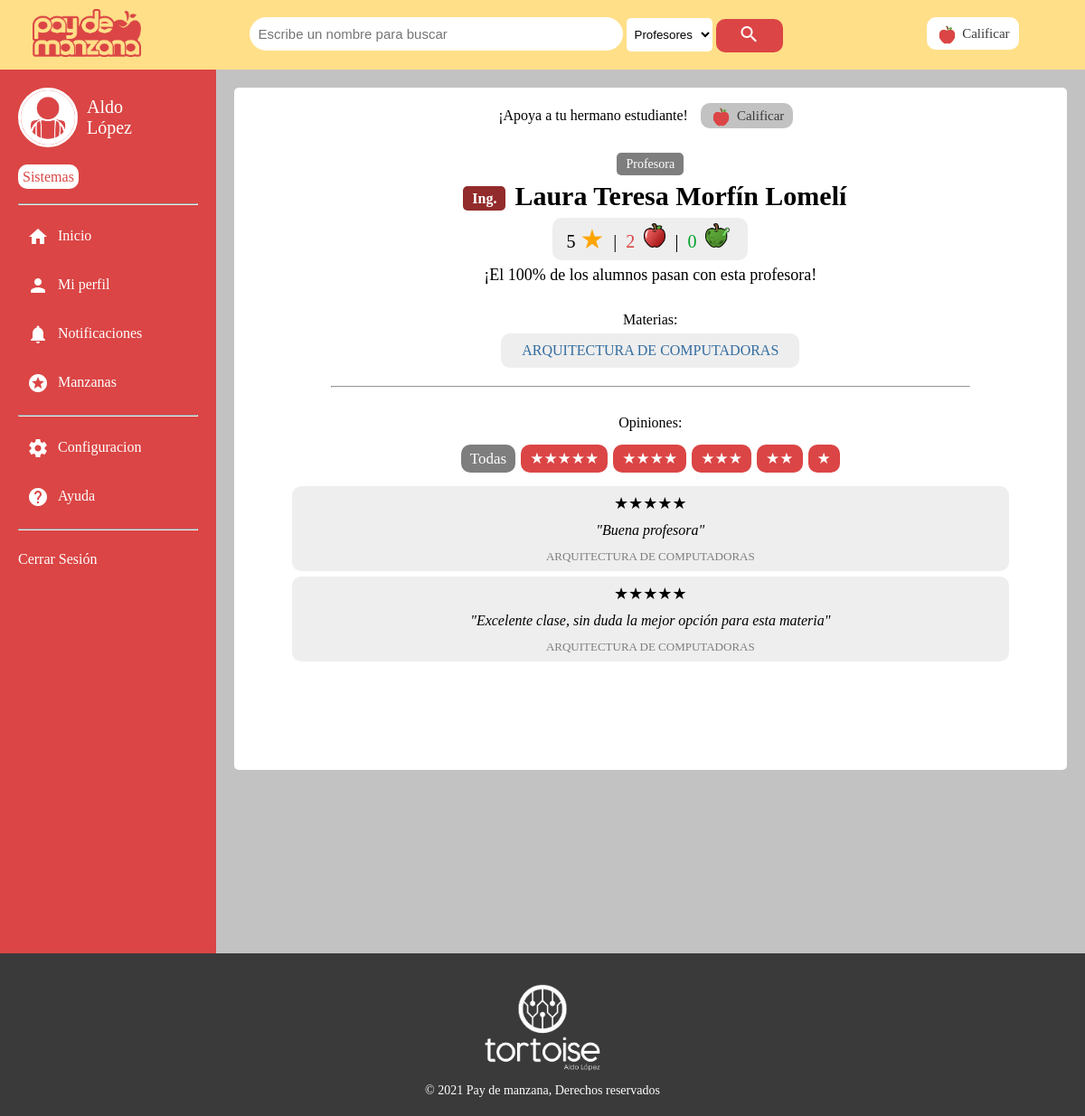
Page /Buscar/profesor?id=251 (signed in) on the committed database.
### tables this page shows
CREATE TABLE `usuario_presentacion` (
  `Usuario` char(8) NOT NULL,
  `Imagen_ruta` varchar(60) NOT NULL,
  `Descripcion` varchar(500) NOT NULL
);

CREATE TABLE `usuario` (
  `No_control` char(8) NOT NULL,
  `Nombre` varchar(60) NOT NULL,
  `Apellido` varchar(80) NOT NULL,
  `Sexo` enum('Masculino','Femenino','Sin especificar') NOT NULL,
  `Correo` varchar(25) NOT NULL,
  `Carrera` int(11) NOT NULL,
  `Anio_ingreso` year(4) NOT NULL
);

CREATE TABLE `carrera` (
  `Id_carrera` int(11) NOT NULL,
  `Nombre_carrera` varchar(100) DEFAULT NULL,
  `Nombre_corto` varchar(20) DEFAULT NULL,
  `Semestres` int(11) DEFAULT NULL
);

CREATE TABLE `profesor` (
  `Id_profesor` int(11) NOT NULL,
  `Titulo` varchar(5) NOT NULL,
  `Nombre` varchar(140) NOT NULL,
  `Sexo` enum('Masculino','Femenino','Sin especificar') NOT NULL
);

CREATE TABLE `calificacion` (
  `Id_calificacion` int(11) NOT NULL,
  `Usuario` varchar(100) NOT NULL,
  `Estatus` enum('Aprobada','Reprobada') NOT NULL,
  `Materia` int(11) NOT NULL,
  `Profesor` int(11) NOT NULL,
  `Estrellas` int(11) NOT NULL,
  `Opinion` varchar(300) NOT NULL,
  `Manzana` enum('No','Buena','Mala') NOT NULL
);

### model/usuario/ver_perfil.php (called while the page is built, shortened)
<?php
    $sql="SELECT Nombre, Apellido, Carrera FROM usuario WHERE No_control=:usuario";
    $resultado=$base->prepare($sql);
    $resultado->bindValue(":usuario",$usuario);
    $resultado->execute();
    $registro=$resultado->fetch((PDO::FETCH_ASSOC));
    $profilename = $registro["Nombre"] . " " . $registro["Apellido"];
    $carrera = $registro["Carrera"];
    $sql="SELECT Imagen_ruta FROM usuario_presentacion WHERE Usuario=:usuario";
    $resultado=$base->prepare($sql);
    $resultado->bindValue(":usuario",$usuario);
    $resultado->execute();
    $registro=$resultado->fetch((PDO::FETCH_ASSOC));
    $profileimage = $registro["Imagen_ruta"];
    $sql="SELECT * FROM carrera WHERE Id_carrera=:carrera";
    $resultado=$base->prepare($sql);
    $resultado->bindValue(":carrera",$carrera);
    $resultado->execute();
    $registro=$resultado->fetch((PDO::FETCH_ASSOC));
    $profilecareer = $registro["Nombre_corto"];
?>

### model/Buscar/ver_profesor.php (called while the page is built, shortened)
<?php
    require("../model/data/get_profesor.php");
    $teacher = $_GET["id"];
    $registro= getProfesor($teacher,$base);
    $teachertitle = $registro["Titulo"];
    $teachername = $registro["Nombre"];
    $teachergender = $registro["Sexo"];
    $sql ="SELECT ((Aprobadas * 100) / Totales) as Porcentaje FROM (SELECT COUNT(Case WHEN A.Estatus = 'Aprobada' THEN 1 END) as Aprobadas, COUNT(*) as Totales FROM calificacion A WHERE A.Profesor = :profesor) t";
    $resultado=$base->prepare($sql);
    $resultado->bindValue(":profesor",$teacher);
    $resultado->execute();
    $registro=$resultado->fetch((PDO::FETCH_ASSOC));
    $porcetaje_aprobados = $registro["Porcentaje"];
    if($porcetaje_aprobados!=null){
        $sql ="SELECT AVG(Estrellas) AS Promedio FROM calificacion WHERE Profesor = :profesor";
        $resultado=$base->prepare($sql);
        $resultado->bindValue(":profesor",$teacher);
        $resultado->execute();
        $registro=$resultado->fetch((PDO::FETCH_ASSOC));
        $teacher_estrellas = $registro["Promedio"];
        $sql = "SELECT COUNT(*) AS Manzanas FROM calificacion WHERE Profesor= :profesor AND Manzana='Buena'";
        $resultado=$base->prepare($sql);
        $resultado->bindValue(":profesor",$teacher);
        $resultado->execute();
        $registro=$resultado->fetch((PDO::FETCH_ASSOC));
        $teacher_manzanas_buenas = $registro["Manzanas"];
        $sql = "SELECT COUNT(*) AS Manzanas FROM calificacion WHERE Profesor= :profesor AND Manzana='Mala'";
        $resultado=$base->prepare($sql);
        $resultado->bindValue(":profesor",$teacher);
        $resultado->execute();
        $registro=$resultado->fetch((PDO::FETCH_ASSOC));
        $teacher_manzanas_malas = $registro["Manzanas"];
        $sql = "SELECT Count(*) as Veces, A.Materia As Id, (SELECT B.Nombre_materia FROM materia B WHERE B.Id_materia = A.Materia) As Nombre
        FROM calificacion A WHERE A.Profesor = :profesor AND EXISTS(SELECT C.Id_materia FROM materia C WHERE A.Materia=C.Id_materia AND C.Carrera=$carrera)
        GROUP BY A.Materia ORDER BY Veces DESC LIMIT 4";
        $resultado=$base->prepare($sql);
        $resultado->bindValue(":profesor",$teacher);
        $resultado->execute();
        $resultados_materias=$resultado->fetchAll((PDO::FETCH_OBJ));
        $tamano=10;
        $pagina=1;
        $sql1="SELECT A.Estrellas, A.Opinion, (SELECT B.Nombre_materia FROM materia B WHERE A.Materia=B.Id_materia)
        as Materia FROM calificacion A WHERE A.Profesor = :profesor";
        $empezar=($pagina-1)*$tamano;
        $sql2= $sql1 . " ORDER BY Id_calificacion DESC LIMIT $empezar,$tamano";
        $resultado=$base->prepare($sql2);
        $resultado->bindValue(":profesor",$teacher);
        $resultado->execute();
        $comentarios_general=$resultado->fetchAll((PDO::FETCH_OBJ));
    }
?>

### model/data/get_profesor.php (called while the page is built)
<?php
    function getProfesor($id,$base){
        $sql ="SELECT * FROM profesor WHERE Id_profesor=:id";
        $resultado=$base->prepare($sql);
        $resultado->bindValue(":id",$id);
        $resultado->execute();
        $registro=$resultado->fetch((PDO::FETCH_ASSOC));
        return $registro;
    }
?>

### view/Buscar/profesor.php (the view, shortened to what this page needs)
<div class="espacio">
    <div class="frame">
        <span class="califica">¡Apoya a tu hermano estudiante! <a href="../Calificar/"><img src="../images/ico-man-buena.PNG" alt="manzana" width="25px">Calificar</a></span>
        <span class="prefix">
            <?php
                if($teachergender=="Femenino"){
                    echo "Profesora";
                }else{
                    echo "Profesor";
                }
            ?>
        </span>
        <h2><span><?php echo $teachertitle;?></span><?php echo $teachername;?></h2>
        <?php
            if($porcetaje_aprobados!=null){
        ?>
        <div class="profesor-stats">
                <span class="estrellas"><?php echo round($teacher_estrellas,2); ?><span class="estrella">★</span></span>|
                <span class="manzanas-buenas"><?php echo $teacher_manzanas_buenas; ?> <img src="../images/manzana-buena.png" alt="manzana" height="27px"></span>|
                <span class="manzanas-malas"><?php echo $teacher_manzanas_malas; ?> <img src="../images/manzana-mala.png" alt="manzana" height="27px"></span>
        </div>
        <div class="aprobacion">
            <span class="apb">¡El <?php echo round($porcetaje_aprobados);?>% de los alumnos pasan con
            <?php if($teachergender=="Femenino"){
                echo "esta profesora";
            }else{
                echo "este profesor";
            }
            ?>!</span>
        </div>
        <div class="lista-materia">
            <span class="titulo-opcion">Materias:</span>
            <?php
                foreach($resultados_materias as $materia){
                    echo "<span class=\"materia\"><a href=\"materia?id=$materia->Id\">";
                    echo $materia->Nombre;
                    echo '</a></span>';
                }
            ?>
        </div>
        <hr>
        <div class="comentarios">
            <span class="titulo-comentarios">Opiniones:</span>
            <div class="filtrar-com">
                <label for="estrellas-todos" id="est-todos">Todas</label>
                <label for="estrellas-5" id="est-5">★★★★★</label>
                <label for="estrellas-4" id="est-4">★★★★</label>
                <span class="responsive">
                <label for="estrellas-3" id="est-3">★★★</label>
                <label for="estrellas-2" id="est-2">★★</label>
                <label for="estrellas-1" id="est-1">★</label>
                </span>
            </div>
            <div class="com-todos" id="com-todos">
                <?php
                    foreach($comentarios_general as $opiniones){
                        echo '<div class="calificacion">';
                        echo '<span class="estrellas">';
                        for($i=1;$i<=$opiniones->Estrellas;$i++){
                            echo '★';
                        }
                        echo '</span>';
                        echo "<p class=\"opinion\"><i>\"$opiniones->Opinion\"</i></p>";
                        echo "<span class=\"materia\">$opiniones->Materia</span>";
                        echo '</div>';
                    }
                ?>
            </div>
        </div>
        <?php
            }
        ?>
    </div>
</div>

### view/common/sidebar/side_folder.php (shortened to what this page needs)
<div class="sidebar" id="sidebar">
    <div class="perfil">
        <div class="nombre">
            <img src="../uploads/profile-images/<?php echo $profileimage; ?>" alt="perfil" width="60px">
            <span><?php echo $profilename; ?></span>
        </div>
        <div class="carrera">
            <span><?php echo $profilecareer; ?></span>
        </div>
    </div>
    <ul>
        <hr>
        <li><a href="../" id="side-inicio"><i class="material-icons">home</i><span class="side-text">Inicio</span></a></li>
        <li><a href="#" id="side-perfil"><i class="material-icons">person</i><span class="side-text">Mi perfil</span></a></li>
        <li><a href="../notificaciones" id="side-notificaciones"><i class="material-icons">notifications</i><span class="side-text">Notificaciones</span>
        </a></li>
        <li><a href="#" id="side-manzanas"><i class="material-icons">stars</i><span class="side-text">Manzanas</span></a></li>
        <hr>
        <li><a href="#" id="side-config"><i class="material-icons">settings</i><span class="side-text">Configuracion</span></a></li>
        <li><a href="#" id="side-ayuda"><i class="material-icons">help</i><span class="side-text">Ayuda</span></a></li>
        <hr>
        <li><a href="../logout" id="side-ayuda"><span class="side-text">Cerrar Sesión</span></a></li>
    </ul>
</div>

### style/header.css (style rules this page uses)
html { min-height: 100vh; }
body { margin: 0; padding: 0; font-family: ProximaNova-Regular; min-height: 100vh; }
body { padding: 0px 0px; background: #c2c2c2; }
body header { width: 100%; background: #ffdf88; display: -webkit-box; display: -ms-flexbox; display: flex; -webkit-box-align: center; -ms-flex-align: center; align-items: center; }
body header div { display: inline-block; vertical-align: middle; text-align: center; }
body header .barra-top { padding: 10px; width: 100%; }
body header .barra-top .buscar { width: 70%; }
body header .barra-top .buscar input[type="text"], body header .barra-top .buscar input[type="tel"], body header .barra-top .buscar input[type="email"], body header .barra-top .buscar input[type="password"], body header .barra-top .buscar input[type="number"] { background: #FFF; width: 50%; max-width: 1000px; border-radius: 20px; -webkit-box-sizing: border-box; box-sizing: border-box; border: 0px solid #db4545; font-size: 15px; padding: 10px; }
body header .barra-top .buscar select { line-height: 1.3; padding: 10px 5px; -webkit-box-sizing: border-box; box-sizing: border-box; border: 0px solid #db4545; border-radius: 5px; background: #ffffff; }
body header .barra-top .buscar select option { font-weight: normal; padding: 5px; }
body header .barra-top .buscar button { color: #ffffff; border: 0; border-radius: 10px; background: #db4545; padding: 5px 25px; vertical-align: middle; }
body header .barra-top .img { width: 10%; }
body header .barra-top .calificar { width: 15%; }
body header .barra-top .calificar a { font-size: 15px; font-family: Proxima Nova Bold; text-decoration: none; color: #3a3a3a; padding: 10px; border-radius: 10px; border: 0px solid #db4545; background: #FFFFFF; }
body header .barra-top .calificar a img { vertical-align: middle; }

### style/side-bar.css (style rules this page uses)
html { min-height: 100vh; }
body { margin: 0; padding: 0; font-family: ProximaNova-Regular; min-height: 100vh; }
.main .contenido .sidebar { margin: 0px 0px; width: 250px; background: #db4545; color: #FFFFFF; padding: 20px; float: left; overflow: hidden; -ms-flex-wrap: wrap; flex-wrap: wrap; -webkit-box-pack: justify; -ms-flex-pack: justify; justify-content: space-between; }
.main .contenido .sidebar ul { display: block; width: 100%; list-style: none; margin: 10px 0px; text-align: left; list-style-type: none; padding: 0px; height: 100vh; }
.main .contenido .sidebar ul li { width: 100%; margin: 0px; display: block; }
.main .contenido .sidebar ul li a { width: 100%; padding: 15px 0px; display: block; text-decoration: none; color: #FFFFFF; -webkit-transition: padding .3s; transition: padding .3s; }
.main .contenido .sidebar ul li a i { margin: 0px 10px; vertical-align: middle; }
.main .contenido .sidebar .perfil .nombre { width: 70px; height: 70px; display: -webkit-box; display: -ms-flexbox; display: flex; }
.main .contenido .sidebar .perfil .nombre img { width: 60px; height: 60px; border-radius: 50%; border: 3px solid #ffffff; -o-object-fit: cover; object-fit: cover; float: left; }
.main .contenido .sidebar .perfil .nombre span { float: left; margin: 10px 10px; font-size: 20px; vertical-align: middle; -webkit-box-align: center; -ms-flex-align: center; align-items: center; }
.main .contenido .sidebar .carrera { margin: 20px auto; }
.main .contenido .sidebar .carrera span { padding: 5px; border-radius: 10px; background: #ffffff; color: #db4545; font-family: Proxima Nova Bold; }

### style/footer.css (style rules this page uses)
html { min-height: 100vh; }
body { margin: 0; padding: 0; font-family: ProximaNova-Regular; min-height: 100vh; }
footer { text-align: center; width: 100%; background: #3a3a3a; color: #FFFFFF; font-size: 14px; }
footer div { width: 100%; padding: 20px 0px; }
footer div img { width: 150px; display: block; margin: 10px auto; }

### style/Buscar/main.css (style rules this page uses)
.espacio { width: 100%; padding: 20px; -webkit-box-sizing: border-box; box-sizing: border-box; }
.espacio .frame { width: 100%; margin: 0px auto; background: #FFFFFF; padding: 10px 20px 100px 20px; -webkit-box-sizing: border-box; box-sizing: border-box; border-radius: 5px; }

### rows in the picture
usuario_presentacion: Imagen_ruta (picture)
usuario: profilename "Aldo López"
carrera: Nombre_corto "Sistemas"
profesor: Titulo "Ing.", Nombre "Laura Teresa Morfín Lomelí"
calificacion: Estrellas 5 (drawn), Opinion "Buena profesora", Materia "ARQUITECTURA DE COMPUTADORAS"
calificacion: Estrellas 5 (drawn), Opinion "Excelente clase, sin duda la mejor opción para esta materia", Materia "ARQUITECTURA DE COMPUTADORAS"

### other values in the picture
$teacher_estrellas "5"
$teacher_manzanas_buenas "2"
$teacher_manzanas_malas "0"
$porcetaje_aprobados "100"
$materia->Nombre "ARQUITECTURA DE COMPUTADORAS"
